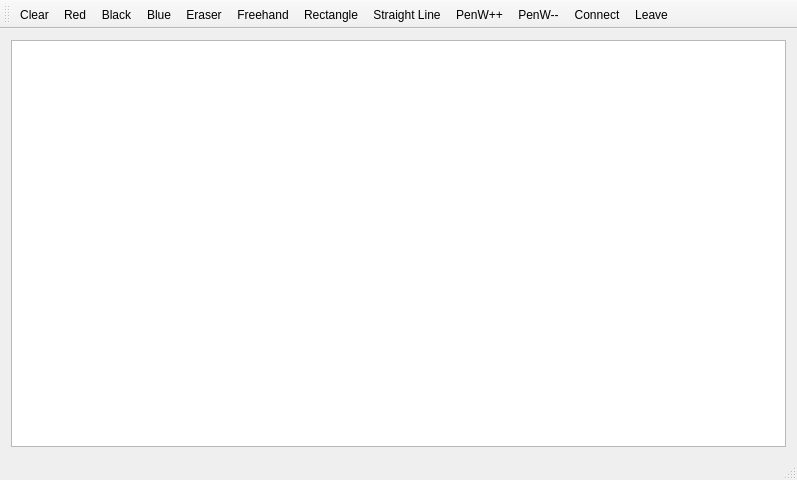
<?xml version="1.0" encoding="UTF-8"?>
<ui version="4.0">
 <class>MainWindow</class>
 <widget class="QMainWindow" name="MainWindow">
  <property name="geometry">
   <rect>
    <x>0</x>
    <y>0</y>
    <width>797</width>
    <height>480</height>
   </rect>
  </property>
  <property name="windowTitle">
   <string>Watch and Touch Collaborative Drawing Tests</string>
  </property>
  <widget class="QWidget" name="centralWidget">
   <layout class="QVBoxLayout" name="verticalLayout">
    <item>
     <widget class="CollaborativeDrawingWidget" name="graphicsView">
      <property name="mouseTracking">
       <bool>false</bool>
      </property>
     </widget>
    </item>
   </layout>
  </widget>
  <widget class="QToolBar" name="mainToolBar">
   <attribute name="toolBarArea">
    <enum>TopToolBarArea</enum>
   </attribute>
   <attribute name="toolBarBreak">
    <bool>false</bool>
   </attribute>
   <addaction name="actionClear"/>
   <addaction name="actionRedPen"/>
   <addaction name="actionBlackPen"/>
   <addaction name="actionBluePen"/>
   <addaction name="actionEraser"/>
   <addaction name="actionFreehand"/>
   <addaction name="actionRectangle"/>
   <addaction name="actionStraightLine"/>
   <addaction name="actionPenWidthInc"/>
   <addaction name="actionPenWidthDec"/>
   <addaction name="actionConnect"/>
   <addaction name="actionLeave"/>
  </widget>
  <widget class="QStatusBar" name="statusBar"/>
  <action name="actionSave">
   <property name="text">
    <string>Save</string>
   </property>
   <property name="toolTip">
    <string>Save</string>
   </property>
   <property name="shortcut">
    <string>Ctrl+S</string>
   </property>
  </action>
  <action name="actionLoad">
   <property name="text">
    <string>Load</string>
   </property>
   <property name="toolTip">
    <string>Load</string>
   </property>
   <property name="shortcut">
    <string>Ctrl+O</string>
   </property>
  </action>
  <action name="actionUndo">
   <property name="text">
    <string>Undo</string>
   </property>
   <property name="shortcut">
    <string>Ctrl+Z</string>
   </property>
  </action>
  <action name="actionRedo">
   <property name="text">
    <string>Redo</string>
   </property>
   <property name="shortcut">
    <string>Ctrl+Shift+Z</string>
   </property>
  </action>
  <action name="actionRedPen">
   <property name="text">
    <string>Red</string>
   </property>
   <property name="toolTip">
    <string>Red</string>
   </property>
  </action>
  <action name="actionBlackPen">
   <property name="text">
    <string>Black</string>
   </property>
   <property name="toolTip">
    <string>Black</string>
   </property>
  </action>
  <action name="actionBluePen">
   <property name="text">
    <string>Blue</string>
   </property>
   <property name="toolTip">
    <string>Blue</string>
   </property>
  </action>
  <action name="actionPenWidthInc">
   <property name="text">
    <string>PenW++</string>
   </property>
  </action>
  <action name="actionPenWidthDec">
   <property name="text">
    <string>PenW--</string>
   </property>
  </action>
  <action name="actionFreehand">
   <property name="text">
    <string>Freehand</string>
   </property>
  </action>
  <action name="actionRectangle">
   <property name="text">
    <string>Rectangle</string>
   </property>
  </action>
  <action name="actionStraightLine">
   <property name="text">
    <string>Straight Line</string>
   </property>
  </action>
  <action name="actionEllipse">
   <property name="text">
    <string>Ellipse</string>
   </property>
  </action>
  <action name="actionListen">
   <property name="text">
    <string>Listen</string>
   </property>
   <property name="toolTip">
    <string>Listen for incoming connections</string>
   </property>
  </action>
  <action name="actionConnect">
   <property name="text">
    <string>Connect</string>
   </property>
  </action>
  <action name="actionEraser">
   <property name="text">
    <string>Eraser</string>
   </property>
  </action>
  <action name="actionClear">
   <property name="text">
    <string>Clear</string>
   </property>
  </action>
  <action name="actionLeave">
   <property name="text">
    <string>Leave</string>
   </property>
   <property name="toolTip">
    <string>Leave Session</string>
   </property>
   <property name="iconVisibleInMenu">
    <bool>true</bool>
   </property>
  </action>
 </widget>
 <layoutdefault spacing="6" margin="11"/>
 <customwidgets>
  <customwidget>
   <class>CollaborativeDrawingWidget</class>
   <extends>QGraphicsView</extends>
   <header>collaborativedrawingwidget.h</header>
  </customwidget>
 </customwidgets>
 <resources/>
 <connections/>
</ui>
